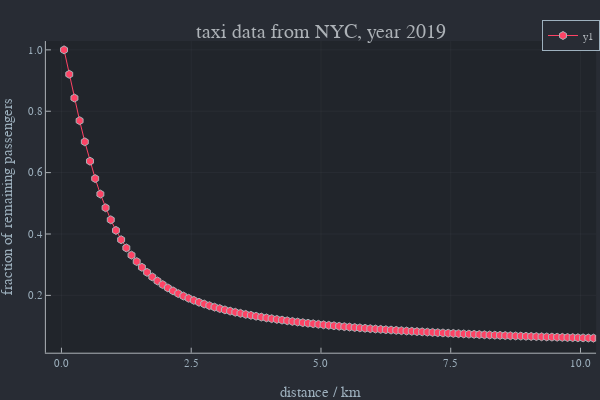

Notebook cell for this chart:
### Code cell
plot(his[1],F,xlim=[0,10],marker=:hex,xlab="distance / km",ylab="fraction of remaining passengers",title="taxi data from NYC, year 2019")

### Figure 1 — Plotly figure (JSON) as saved in the notebook; plotly's stock layout.template omitted (floating-point values rounded to 4 significant figures; data arrays with more than 128 entries replaced by an {"elided": "..."} marker saying what was removed)
{"data": [{"colorbar": {"title": ""}, "legendgroup": "y1", "line": {"color": "rgba(254, 67, 101, 1.000)", "dash": "solid", "shape": "linear", "width": 1}, "marker": {"color": "rgba(254, 67, 101, 1.000)", "line": {"color": "rgba(173, 178, 183, 1.000)", "width": 1}, "size": 8, "symbol": "hexagon"}, "mode": "lines+markers", "name": "y1", "showlegend": true, "type": "scatter", "x": {"elided": "500 float values"}, "xaxis": "x", "y": {"elided": "500 float values"}, "yaxis": "y", "zmax": null, "zmin": null}], "layout": {"annotations": [{"font": {"color": "rgba(173, 178, 183, 1.000)", "family": "sans-serif", "size": 20}, "rotation": 0, "showarrow": false, "text": "taxi data from NYC, year 2019", "x": 0.535, "xanchor": "center", "xref": "paper", "y": 1, "yanchor": "top", "yref": "paper"}], "height": 400, "legend": {"bgcolor": "rgba(40, 44, 52, 1.000)", "bordercolor": "rgba(158, 177, 190, 1.000)", "borderwidth": 1, "font": {"color": "rgba(173, 178, 183, 1.000)", "family": "sans-serif", "size": 11}, "title": {"font": {"color": "rgba(173, 178, 183, 1.000)", "family": "sans-serif", "size": 15}, "text": ""}, "tracegroupgap": 0, "traceorder": "normal", "x": 1, "xanchor": "auto", "y": 1, "yanchor": "auto"}, "margin": {"b": 20, "l": 0, "r": 0, "t": 20}, "paper_bgcolor": "rgba(40, 44, 52, 1.000)", "plot_bgcolor": "rgba(33, 37, 43, 1.000)", "showlegend": true, "width": 600, "xaxis": {"anchor": "y", "domain": [0.07647, 0.9934], "gridcolor": "rgba(173, 178, 183, 0.100)", "gridwidth": 0.5, "linecolor": "rgba(173, 178, 183, 1.000)", "mirror": false, "range": [-0.3, 10.3], "showgrid": true, "showline": true, "showticklabels": true, "tickangle": 0, "tickcolor": "rgb(173, 178, 183)", "tickfont": {"color": "rgba(158, 177, 190, 1.000)", "family": "sans-serif", "size": 11}, "tickmode": "array", "ticks": "inside", "ticktext": ["0.0", "2.5", "5.0", "7.5", "10.0"], "tickvals": [0, 2.5, 5, 7.5, 10], "title": "distance / km", "titlefont": {"color": "rgba(158, 177, 190, 1.000)", "family": "sans-serif", "size": 15}, "type": "-", "visible": true, "zeroline": false, "zerolinecolor": "rgba(173, 178, 183, 1.000)"}, "yaxis": {"anchor": "x", "domain": [0.07581, 0.9415], "gridcolor": "rgba(173, 178, 183, 0.100)", "gridwidth": 0.5, "linecolor": "rgba(173, 178, 183, 1.000)", "mirror": false, "range": [0.01321, 1.029], "showgrid": true, "showline": true, "showticklabels": true, "tickangle": 0, "tickcolor": "rgb(173, 178, 183)", "tickfont": {"color": "rgba(158, 177, 190, 1.000)", "family": "sans-serif", "size": 11}, "tickmode": "array", "ticks": "inside", "ticktext": ["0.2", "0.4", "0.6", "0.8", "1.0"], "tickvals": [0.2, 0.4, 0.6, 0.8, 1], "title": "fraction of remaining passengers", "titlefont": {"color": "rgba(158, 177, 190, 1.000)", "family": "sans-serif", "size": 15}, "type": "-", "visible": true, "zeroline": false, "zerolinecolor": "rgba(173, 178, 183, 1.000)"}}}
